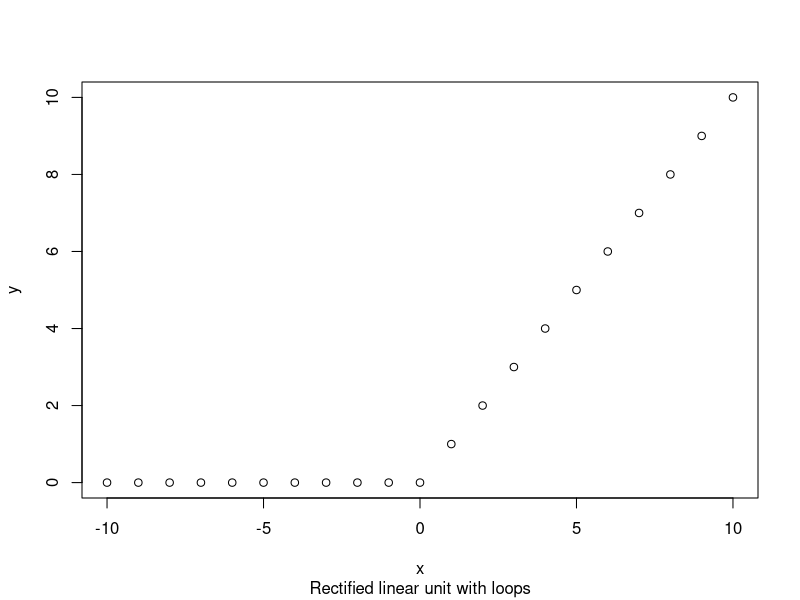
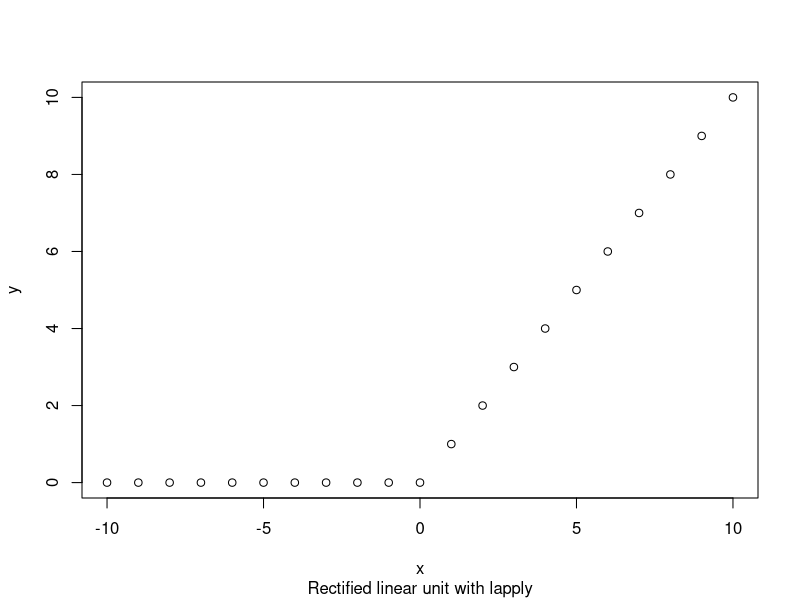
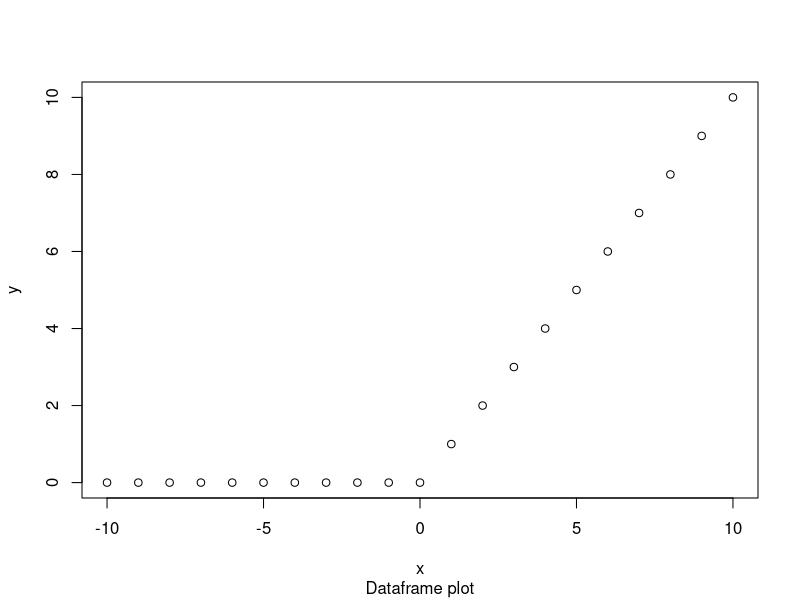
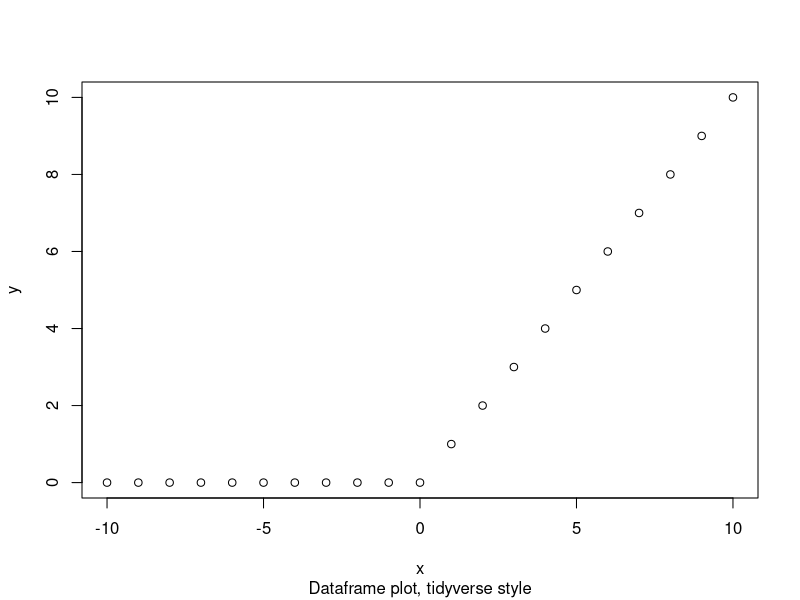

Write R code to recreate these figures, in order.
# Demonstration - writing functions for numerical data

# Input
x <- c(-10:10)

# Task - Given an input x, return the rectified linear unit, defined as max(x, 0)

# Relu of x using max() function:

max(c(-23, 0))
max(c(-14, 0))
max(c(23, 0))
# This is not very efficient


# Wrap max() inside relu function:

relu <- function(x) {
  return(max(c(x, 0)))
}

relu(-23)
relu(-14)
relu(23)
# This is has saved us only a bit of typing...

# The real problem: y <- relu(x) returns an error, as we cannot apply our 
# function to a vector!


# Solution: Relu function with a loop:

relu_loop <- function(x) {
  output <- c()
  for (i in 1:length(x)) {
    output <- c(output, relu(x[i]))
  }
  return(output)
}

y <- relu_loop(x)

plot(x, y, sub="Rectified linear unit with loops")

# Better solution: Original relu function with lapply

y <- lapply(x, relu)

plot(x, y, sub="Rectified linear unit with lapply")

# This method extends to using a tibble/DataFrame

library(dplyr)

df <- tibble(x)

df$y <- lapply(df$x, relu)

plot(df, sub="Dataframe plot")

# Or tidyverse style,
df <- tibble(x)

df |>
  mutate(y = lapply(x, relu)) %>%
  plot(sub = "Dataframe plot, tidyverse style")
